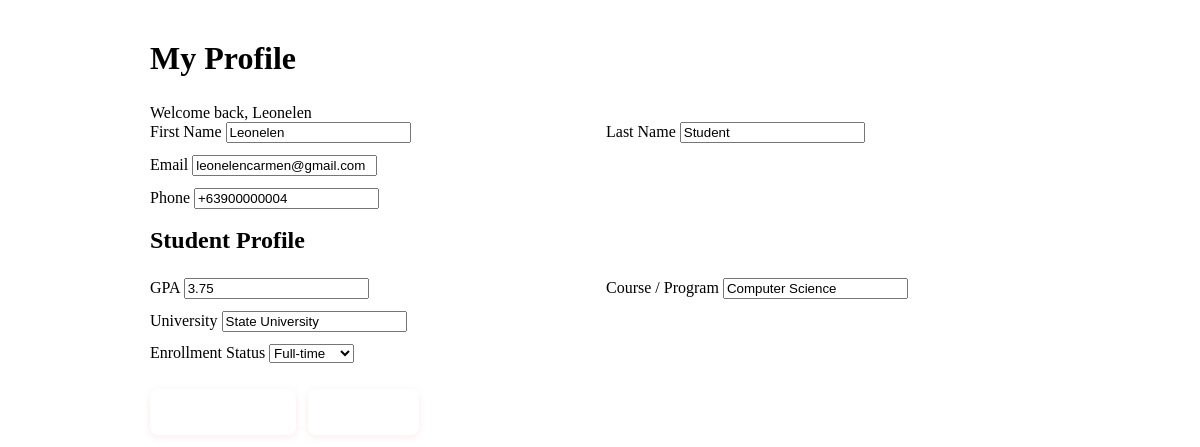
Page /member/profile.php (signed in) on the committed database.
### tables this page shows
CREATE TABLE `users` (
  `id` int(11) NOT NULL,
  `username` varchar(100) NOT NULL,
  `password` varchar(255) NOT NULL,
  `first_name` varchar(100) NOT NULL,
  `last_name` varchar(100) NOT NULL,
  `email` varchar(150) NOT NULL,
  `phone` varchar(50) DEFAULT NULL,
  `address` text DEFAULT NULL,
  `role` enum('admin','student','staff') DEFAULT 'student',
  `active` tinyint(1) DEFAULT 1,
  `email_verified` tinyint(1) DEFAULT 0,
  `created_at` datetime DEFAULT current_timestamp(),
  `updated_at` datetime DEFAULT current_timestamp() ON UPDATE current_timestamp(),
  `secret_question` varchar(255) DEFAULT NULL,
  `secret_answer_hash` varchar(255) DEFAULT NULL
);

CREATE TABLE `student_profiles` (
  `id` int(11) NOT NULL,
  `user_id` int(11) NOT NULL,
  `student_number` varchar(50) DEFAULT NULL,
  `gpa` decimal(3,2) DEFAULT NULL CHECK (`gpa` >= 0 and `gpa` <= 4.0),
  `university` varchar(150) NOT NULL,
  `course` varchar(150) NOT NULL,
  `enrollment_status` enum('full-time','part-time','graduated') DEFAULT 'full-time',
  `created_at` datetime DEFAULT current_timestamp(),
  `updated_at` datetime DEFAULT current_timestamp() ON UPDATE current_timestamp()
);

### member/profile.php (the view, shortened to what this page needs)
<?php
$pdo = getPDO();
$user_id = $_SESSION['user_id'];
$stmt = $pdo->prepare('SELECT id, username, first_name, last_name, email, phone FROM users WHERE id = :id');
$stmt->execute([':id' => $user_id]);
$user = $stmt->fetch(PDO::FETCH_ASSOC);
$ps = $pdo->prepare('SELECT * FROM student_profiles WHERE user_id = :uid');
$ps->execute([':uid' => $user_id]);
$profile = $ps->fetch(PDO::FETCH_ASSOC) ?: [];
?>
<!doctype html>
<html>
<head>
  <link rel="stylesheet" href="../assets/style.css">
</head>
<body>
  <div class="container" style="max-width:900px;margin:40px auto">
    <h2>My Profile</h2>
    <?php if (!empty($_SESSION['success'])): ?><div class="message success"><?= htmlspecialchars($_SESSION['success']); unset($_SESSION['success']); ?></div><?php endif; ?>
    <form method="POST">
      <div class="form-row">
        <div>
          <label>First Name</label>
          <input type="text" name="first_name" value="<?= htmlspecialchars($user['first_name'] ?? '') ?>" required>
        </div>
        <div>
          <label>Last Name</label>
          <input type="text" name="last_name" value="<?= htmlspecialchars($user['last_name'] ?? '') ?>" required>
        </div>
      </div>
      <div style="margin-top:12px">
        <label>Email</label>
        <input type="email" name="email" value="<?= htmlspecialchars($user['email'] ?? '') ?>" required>
      </div>
      <div style="margin-top:12px">
        <label>Phone</label>
        <input type="text" name="phone" value="<?= htmlspecialchars($user['phone'] ?? '') ?>">
      </div>
      <h3 style="margin-top:18px">Student Profile</h3>
      <div class="form-row">
        <div>
          <label>GPA</label>
          <input type="number" step="0.01" name="gpa" value="<?= htmlspecialchars($profile['gpa'] ?? '') ?>">
        </div>
        <div>
          <label>Course / Program</label>
          <input type="text" name="course" value="<?= htmlspecialchars($profile['course'] ?? '') ?>">
        </div>
      </div>
      <div style="margin-top:12px">
        <label>University</label>
        <input type="text" name="university" value="<?= htmlspecialchars($profile['university'] ?? '') ?>">
      </div>
      <div style="margin-top:12px">
        <label>Enrollment Status</label>
        <select name="enrollment_status">
          <option value="full-time"<?= (isset($profile['enrollment_status'])&&$profile['enrollment_status']=='full-time')?' selected':'' ?>>Full-time</option>
        </select>
      </div>
      <div style="margin-top:18px">
        <button class="btn btn-primary">Save Profile</button>
        <a href="dashboard_new.php" class="btn btn-secondary">Cancel</a>
      </div>
    </form>
  </div>
</body>
</html>

### assets/style.css (style rules this page uses)
.btn { display: inline-block; padding: 0.9rem 2rem; border-radius: 8px; border: none; background: var(--primary); color: #fff; font-weight: 600; font-size: 1rem; cursor: pointer; box-shadow: 0 2px 8px rgba(185,28,28,0.08); transition: background 0.2s, box-shadow 0.2s, transform 0.2s; font-family: inherit; margin: 0.5rem 0.5rem 0.5rem 0; }
h2 { font-size: 2rem; font-weight: 600; }
h3 { font-size: 1.5rem; font-weight: 600; }

### member/profile.php (style rules this page uses)
.form-row { display:grid;grid-template-columns:1fr 1fr;gap:12px }

### rows in the picture
users: first_name "Leonelen", last_name "Student", email "leonelencarmen@gmail.com", phone "+63900000004"
student_profiles: gpa "3.75", course "Computer Science", university "State University", enrollment_status "Full-time"

### other values in the picture
$_SESSION['success'] "Welcome back, Leonelen"
